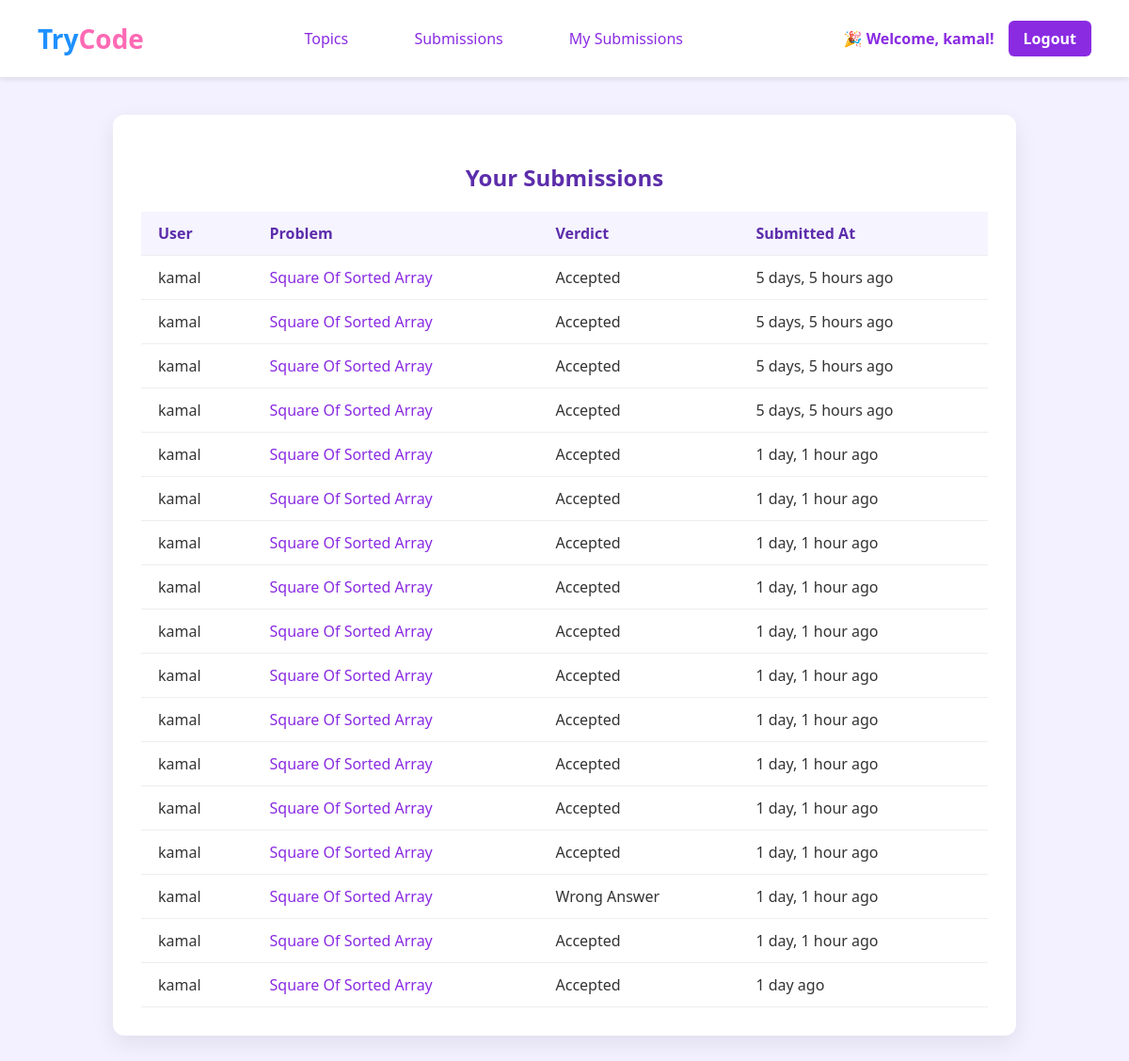
The page /my-submissions/ (signed in) on the database as committed earlier.
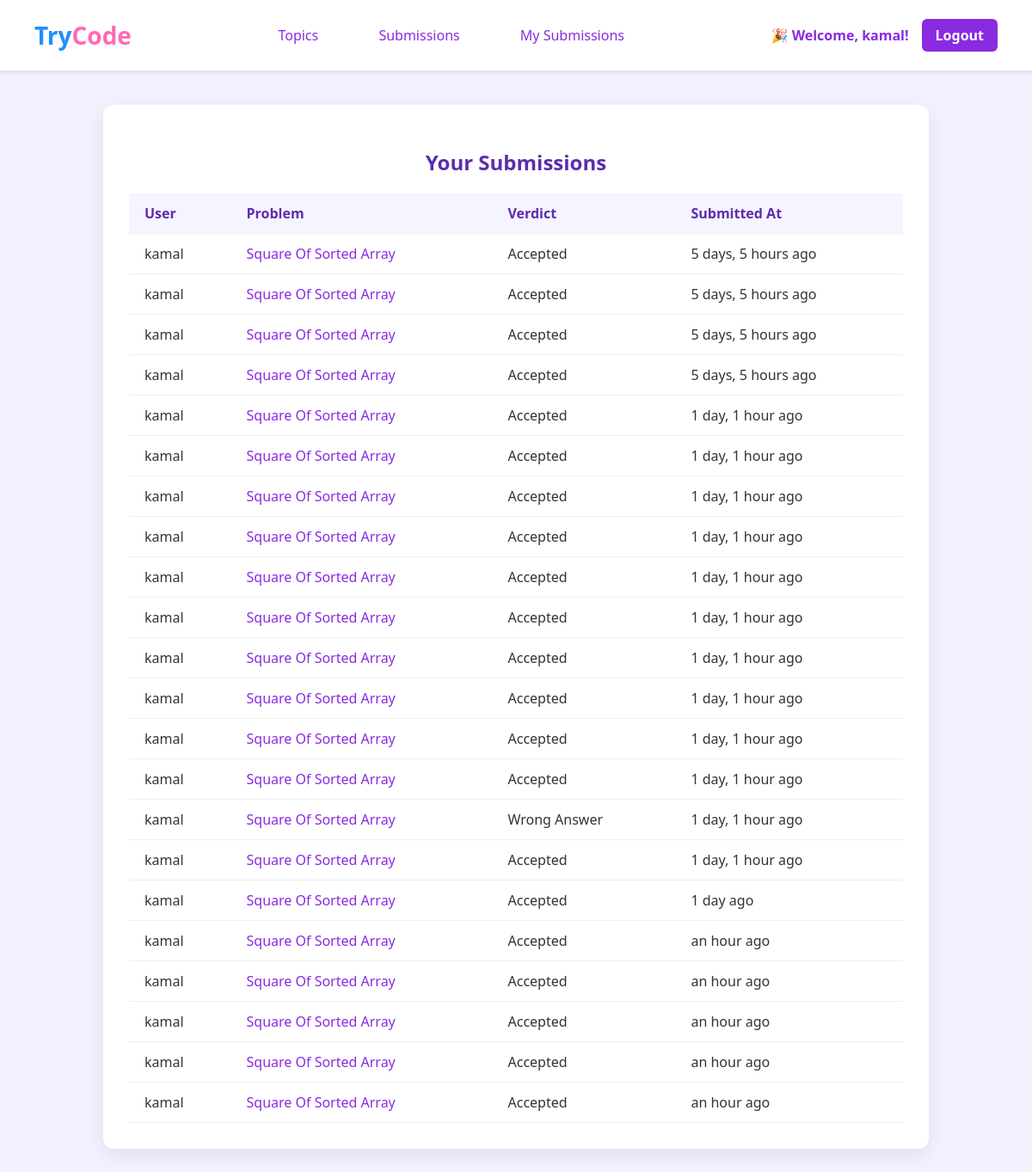
The same page on the database as committed later.
### authentication/models.py (models this page shows, shortened)
class Submission(models.Model):
    user = models.ForeignKey(User, on_delete=models.CASCADE)
    problem = models.ForeignKey(Problem, on_delete=models.CASCADE)
    code = models.TextField()
    language = models.CharField(max_length=10, choices=LANGUAGE_CHOICES, default='python')
    created_at = models.DateTimeField(auto_now_add=True)
    verdict = models.CharField(max_length=30, choices=[
        ('Accepted', 'Accepted'),
        ('Wrong Answer', 'Wrong Answer'),
        ('Runtime Error', 'Runtime Error'),
        ('Time Limit Exceeded', 'Time Limit Exceeded'),
        ('Compilation Error', 'Compilation Error'),
        ('Pending', 'Pending'),
    ], default='Pending')
    output = models.TextField(blank=True)
    error = models.TextField(blank=True)

class Problem(models.Model):
    topic = models.ForeignKey(Topic, on_delete=models.CASCADE, related_name='problems')
    title = models.CharField(max_length=200)
    description = models.TextField()
    input_format = models.TextField()
    output_format = models.TextField()

### authentication/views.py (the view)
# urls.py: path('my-submissions/', views.my_submissions_view, name='my_submission_list'),
@login_required
def my_submissions_view(request):
    submissions = Submission.objects.filter(user=request.user)\
        .select_related('problem')\
        .order_by('created_at')  # Ascending by time
    return render(request, 'my_submission.html', {'submissions': submissions})

### authentication/templates/my_submission.html (shortened to what this page needs)
{% extends 'home.html' %}
{% load humanize %}
{% block content %}
<div class="submissions-container">
  <h2 style="text-align:center; color:#5c2dab; margin-bottom:20px;">Your Submissions</h2>
  <table>
    <tr>
      <th>User</th>
      <th>Problem</th>
      <th>Verdict</th>
      <th>Submitted At</th>
    </tr>
    {% for sub in submissions %}
      <tr>
        <td>{{ sub.user.username }}</td>
        <td><a href="{% url 'problem_detail' sub.problem.id %}">{{ sub.problem.title }}</a></td>
        <td>{{ sub.verdict }}</td>
        <td>{{ sub.created_at|naturaltime }}</td>
      </tr>
    {% endfor %}
  </table>
</div>
{% endblock %}

Rows that differ between the two databases and show on the page:
added Submission: user.username "kamal", problem "Square Of Sorted Array", verdict "Accepted", created_at "an hour ago"
added Submission: user.username "kamal", problem "Square Of Sorted Array", verdict "Accepted", created_at "an hour ago"
added Submission: user.username "kamal", problem "Square Of Sorted Array", verdict "Accepted", created_at "an hour ago"
added Submission: user.username "kamal", problem "Square Of Sorted Array", verdict "Accepted", created_at "an hour ago"
added Submission: user.username "kamal", problem "Square Of Sorted Array", verdict "Accepted", created_at "an hour ago"
